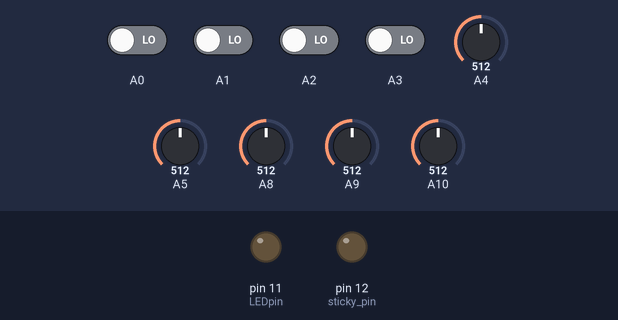
The sketch below on a simulated Arduino Leonardo, built with avr-gcc and run on an emulated ATmega32U4. Shown: output pins drawn as LEDs (lit = HIGH). Inputs (shaded band) come from the test bench; at power-on: A0–3 LOW, A10 = 512, A4 = 512, A5 = 512, A8 = 512, A9 = 512. USB keyboard and mouse output is not drawn; what the sketch prints to the serial monitor is not drawn.

Above: at 1.2 s.
1.3 s: A10 set to 860
2.8 s: A10 set to 887
At 3.6 s:
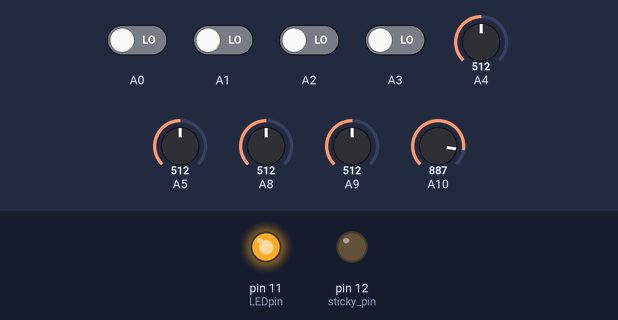
4.3 s: A4 set to 897
5.8 s: A4 set to 930
7.7 s: A5 set to 917
9.2 s: A5 set to 943
Timing chart, 0 to 12.1 s (numbered marks = the images above; inputs shaded):
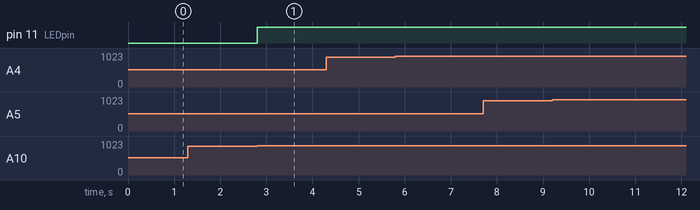

Measured:
- the behaviour switches between 875 and 876 on A10 (found by bisection; images 0 and 1)
- after the input at 1.3 s, every drawn part: stays the same
- after the input at 2.8 s, pin 11 (LEDpin): LOW → HIGH at once
- after the input at 4.3 s, every drawn part: stays the same
- after the input at 5.8 s, every drawn part: stays the same
- after the input at 7.7 s, every drawn part: stays the same
- after the input at 9.2 s, every drawn part: stays the same

The sketch:

prototype_6.ino
```cpp
// Nathan Schneider
// Prototype 6
int fsrAnalogPin = 6;
int LEDpin = 11;
int sticky_pin = 12;


// Constants for inputs
const int NUM_KEYS = 5;
const int D = 512;
//const int MINVAL = 250;
//const int MAXVAL = 770;
//const int THRESHOLD =90;
const int HIGH_THRESHOLD = D + 400;
const int LOW_THRESHOLD = D - 400;
const int COOLDOWN = 100;
const int TEST_KEY = 0;


int shifting_threshold = 875;
bool isShifting = false;


// Initialize joystick readings to the middle range
int xvals[NUM_KEYS] = {D, D, D, D, D};
int yvals[NUM_KEYS] = {D, D, D, D, D};

// Stick directions, expressed by 5 characters (U,D,L,R)
char directions[NUM_KEYS] = "-----";

// keyboard not working on Arduino Uno
#include <Keyboard.h>

void setup()
{
  Serial.begin(9600);
  pinMode(LEDpin, OUTPUT);
  pinMode(sticky_pin, OUTPUT);

  pinMode(A0, INPUT);
  pinMode(A1, INPUT);
  pinMode(A2, INPUT);
  pinMode(A3, INPUT);

// keyboard not working on Arduino Uno
  Keyboard.begin();

}

void loop()
{
  read_keys(); // read the joystick inputs
  get_directions(); //convert input voltages into directions
  char* letter = map_letter(directions); // map directions to a letter through the generated layout
  bool sticky;
//  Serial.println(directions);

  int prev_dash = count_dash(directions);
  int new_dash = prev_dash;
  while(strcmp(directions, "-----") != 0) {
    read_keys(); // read the joystick inputs
    get_directions(); //convert input voltages into directions
    Serial.println(directions);

    new_dash = count_dash(directions);

    if (new_dash <= prev_dash){
      prev_dash = new_dash;
      letter = map_letter(directions);
      sticky = is_sticky(directions);

    }
    delay(50);
  }


  if (strcmp(letter, "none") != 0){
    send_letter(letter);
    Serial.println(sticky);
    if (sticky) analogWrite(sticky_pin, 255);
    else {
      Keyboard.releaseAll();
      analogWrite(sticky_pin, 0);
    }

  }


}

void send_letter(char * letter) {
  Serial.println(letter);
    String str_letter = String(letter);

    if (str_letter.length() > 1){
      int key_as_num = str_letter.toInt();
      Keyboard.press(key_as_num);
    }
    else{
      Keyboard.print(letter);
    }
  delay(50); // if a real letter is typed, cool down before the next reading
}


int count_dash(char* input){
  int sum = 0;
  for (int i = 0; i < NUM_KEYS; i++) {
    if (input[i] == '-') sum++;
  }
  return sum;
}

void get_directions()
{
  if (digitalRead(A0) == 1)
    directions[0] = 'L';
  else if (digitalRead(A1) == 1)
    directions[0] = 'U';
  else if(digitalRead(A2) == 1)
    directions[0] = 'R';
  else if(digitalRead(A3) == 1)
    directions[0] = 'D';
  else
    directions[0] = '-';

  for (int i = 1; i < NUM_KEYS; i++)
  { // Map the inputs from -100 to 100
//    int mapped_x = map(xvals[i], MINVAL, MAXVAL, 100, -100);
//    int mapped_y = map(yvals[i], MINVAL, MAXVAL, 100, -100);
//
//    if (mapped_x < -THRESHOLD) // if surpasses a threshold, assign a direction
//      directions[i] = 'L';
//    else if (mapped_x > THRESHOLD)
//      directions[i] = 'R';
//    else if (mapped_y > THRESHOLD)
//      directions[i] = 'U';
//    else if (mapped_y < -THRESHOLD)
//      directions[i] = 'D';
//    else
//      directions[i] = '-';
//  }
    if (xvals[i] > HIGH_THRESHOLD && abs(xvals[i] - D) >= abs(yvals[i] - D)){ // if surpasses a threshold, assign a direction
            directions[i] = 'L';
          }
          else if (xvals[i] < LOW_THRESHOLD && abs(xvals[i] - D) >= abs(yvals[i] - D)){
            directions[i] = 'R';
          }
          else if (yvals[i] > HIGH_THRESHOLD && abs(xvals[i] - D) < abs(yvals[i] - D)){
            directions[i] = 'D';
          }
          else if (yvals[i] < LOW_THRESHOLD && abs(xvals[i] - D) < abs(yvals[i] - D)){
            directions[i] = 'U';
          }
          else
            directions[i] = '-';
  directions[NUM_KEYS] = '\0';
  }
}

void read_keys() // reads joysticks, currently only reads TEST_KEY
{

  check_shifting();

  xvals[1] = analogRead(A4);
  yvals[1] = analogRead(A5);

  xvals[2] = analogRead(A8);
  yvals[2] = analogRead(A9);

//  xvals[3] = analogRead(A6);
//  yvals[3] = analogRead(A7);
//
//  xvals[4] = analogRead(A8);
//  yvals[4] = analogRead(A9);

  xvals[3] = D;
  yvals[3] = D;

  xvals[4] = D;
  yvals[4] = D;

//
}
void check_shifting() {

  int force_val = analogRead(A10);

  if (force_val > shifting_threshold) {
    isShifting = true;
    Keyboard.press(KEY_LEFT_SHIFT);

  }
  else if (strcmp(directions, "-----") == 0) isShifting = false;

  if (isShifting) analogWrite(LEDpin, 255);
  else{
    analogWrite(LEDpin, 0);
    Keyboard.release(KEY_LEFT_SHIFT);
  }
}
```

input_letter_mapping.ino
```cpp
char *inputs[] = { "U----","D----","L----","R----","-U---","-D---","-L---","-R---","--U--","--D--","--L--","--R--","UU---","U-U--","DD---","D-D--","LL---","L-L--","RR---","R-R--","-UU--","-DD--","-LL--","-RR--","UD---","UL---","UR---","U-D--","U-L--","U-R--","DU---","DL---","DR---","D-U--","D-L--","D-R--","LU---","LD---","LR---","L-U--","L-D--","L-R--","RU---","RD---","RL---","R-U--","R-D--","R-L--","-UD--","-UL--","-UR--","-DU--" };
char *lowercase[] = { "e","t","178"," ","a","o","i","n","s","r","h","l","d","c","u","m","f","g","p","y","w","176","b","v","k","x","j","q","z",".",",","/","-","=","'",";","179","1","2","3","4","5","6","7","8","9","0","[","]","131","128","130" };
int sticky[] = { 0,0,0,0,0,0,0,0,0,0,0,0,0,0,0,0,0,0,0,0,0,0,0,0,0,0,0,0,0,0,0,0,0,0,0,0,0,0,0,0,0,0,0,0,0,0,0,0,0,1,1,1 };
const int NUM_LETTERS =  52 ;


// above are outputs of the generate_layout.py script to generate key layouts
char *map_letter(char *input)
{ // (wish I had a dict now)
  for (int i = 0; i < NUM_LETTERS; i++)
  { // iterate over all options
    if (strcmp(input, inputs[i]) == 0)
    { // see if there's a match

      return lowercase[i]; // return the match
    }
  }
  return "none"; // no match
}

bool is_sticky(char *input)
{
  for (int i = 0; i < NUM_LETTERS; i++)
  {
    if (strcmp(input, inputs[i]) == 0)
    {
      return sticky[i] == 1;
    }
  }
  return false; // no match
}
```
